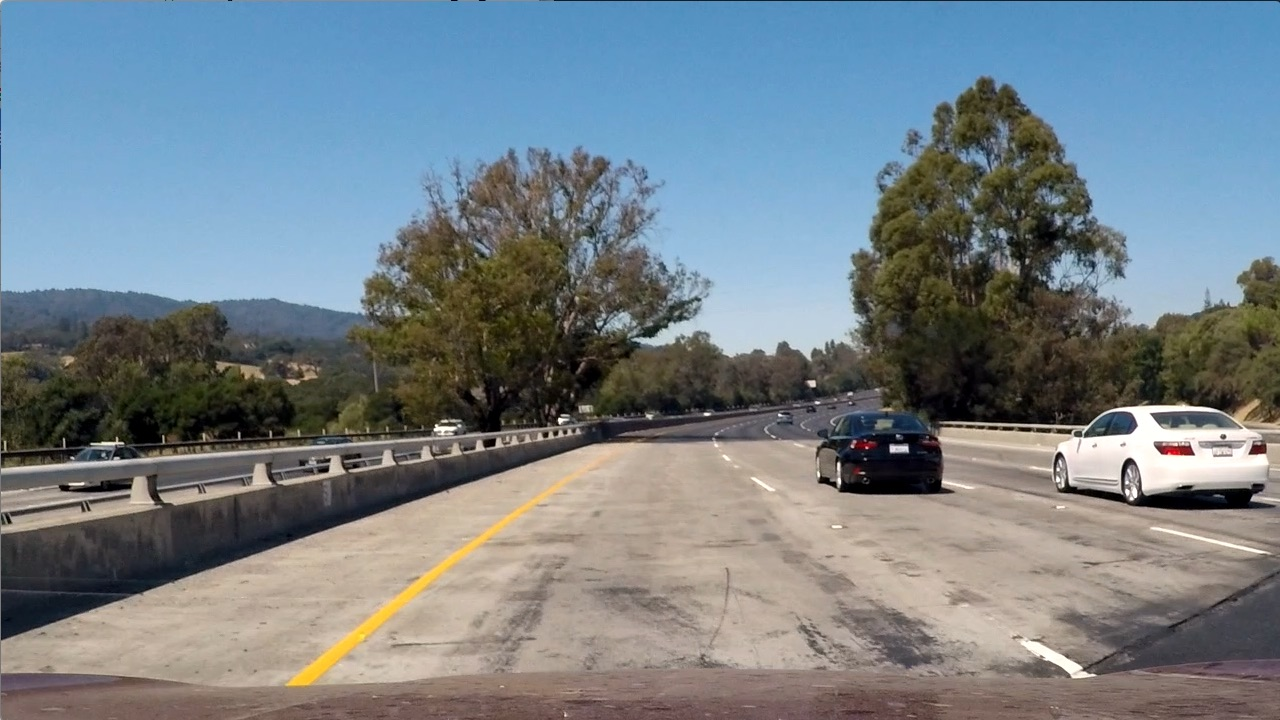
#> input picture test_images/test1.jpg, 1280 x 720 px
$ python combined_thresh.py   (older library calls are emulated)
#> lines starting #> are read from the running program, lines starting #| are printed output that depends on the picture; after the words box and inside, x2 and y2 are one past the last pixel; in counts of white or black regions, pixels touching at a corner belong together
#> (reads calibrate_camera.p from the repository)
#> further down, img is the input picture: shape (720, 1280, 3); mean R, G, B 117.5, 128.7, 135.5
import numpy as np
import cv2
import matplotlib.pyplot as plt
import matplotlib.image as mpimg
import pickle


def abs_sobel_thresh(img, orient='x', thresh_min=20, thresh_max=100):
	"""
	Takes an image, gradient orientation, and threshold min/max values
	"""
	# Convert to grayscale
	if img.shape.__len__() == 3:
		# Convert to grayscale转换为灰度
		gray = cv2.cvtColor(img, cv2.COLOR_RGB2GRAY)
	else:
		gray = img
	# Apply x or y gradient with the OpenCV Sobel() function
	# and take the absolute value
	if orient == 'x':
		abs_sobel = np.absolute(cv2.Sobel(gray, cv2.CV_64F, 1, 0))
	if orient == 'y':
		abs_sobel = np.absolute(cv2.Sobel(gray, cv2.CV_64F, 0, 1))
	# Rescale back to 8 bit integer
	scaled_sobel = np.uint8(255*abs_sobel/np.max(abs_sobel))
	# Create a copy and apply the threshold
	binary_output = np.zeros_like(scaled_sobel)
	# Here I'm using inclusive (>=, <=) thresholds, but exclusive is ok too
	binary_output[(scaled_sobel >= thresh_min) & (scaled_sobel <= thresh_max)] = 1

	# Return the result
	return binary_output

def mag_thresh(img, sobel_kernel=3, mag_thresh=(30, 100)):
	"""
	Return the magnitude of the gradient
	for a given sobel kernel size and threshold values
	"""
	# Convert to grayscale
	if img.shape.__len__() == 3:
		# Convert to grayscale转换为灰度
		gray = cv2.cvtColor(img, cv2.COLOR_RGB2GRAY)
	else:
		gray = img
	# Take both Sobel x and y gradients
	sobelx = cv2.Sobel(gray, cv2.CV_64F, 1, 0, ksize=sobel_kernel)
	sobely = cv2.Sobel(gray, cv2.CV_64F, 0, 1, ksize=sobel_kernel)
	# Calculate the gradient magnitude
	gradmag = np.sqrt(sobelx**2 + sobely**2)
	# Rescale to 8 bit
	scale_factor = np.max(gradmag)/255
	gradmag = (gradmag/scale_factor).astype(np.uint8)
	# Create a binary image of ones where threshold is met, zeros otherwise
	binary_output = np.zeros_like(gradmag)
	binary_output[(gradmag >= mag_thresh[0]) & (gradmag <= mag_thresh[1])] = 1

	# Return the binary image
	return binary_output


def dir_threshold(img, sobel_kernel=3, thresh=(0, np.pi/2)):
	"""
	Return the direction of the gradient
	for a given sobel kernel size and threshold values
	"""
	# Convert to grayscale
	if img.shape.__len__() == 3:
		# Convert to grayscale转换为灰度
		gray = cv2.cvtColor(img, cv2.COLOR_RGB2GRAY)
	else:
		gray = img
	# Calculate the x and y gradients
	sobelx = cv2.Sobel(gray, cv2.CV_64F, 1, 0, ksize=sobel_kernel)
	sobely = cv2.Sobel(gray, cv2.CV_64F, 0, 1, ksize=sobel_kernel)
	# Take the absolute value of the gradient direction,
	# apply a threshold, and create a binary image result
	absgraddir = np.arctan2(np.absolute(sobely), np.absolute(sobelx))
	binary_output =  np.zeros_like(absgraddir)
	binary_output[(absgraddir >= thresh[0]) & (absgraddir <= thresh[1])] = 1

	# Return the binary image
	return binary_output


def hls_thresh(img, thresh=(70, 255)):
	"""
	Convert RGB to HLS and threshold to binary image using S channel
	"""
	hls = cv2.cvtColor(img, cv2.COLOR_RGB2HLS)
	s_channel = hls[:,:,2]
	binary_output = np.zeros_like(s_channel)
	binary_output[(s_channel > thresh[0]) & (s_channel <= thresh[1])] = 1
	return binary_output

# 在HSV空间下进行白色和黄色的筛选
def hls_thresh2(image):
    converted = cv2.cvtColor(image, cv2.COLOR_RGB2HLS)
    H, V, S = cv2.split(converted)
    # cv2.imshow('H', H)
    # cv2.imshow('S', S)
    # cv2.imshow('V', V)
    # white color mask
    lower = np.uint8([0, 200, 0])
    upper = np.uint8([50, 255, 255])
    white_mask = cv2.inRange(converted, lower, upper)
    # yellow color mask
    lower1 = np.uint8([10,  0, 90])
    upper1 = np.uint8([30, 255, 255])
    yellow_mask = cv2.inRange(converted, lower1, upper1)
    # combine the mask
    mask = cv2.bitwise_or(white_mask, yellow_mask)
    binary_output = np.zeros_like(white_mask)
    binary_output[mask>0] = 1
    # [30 lines of commented-out code are left out]
    return binary_output


def combined_thresh(img):
	blur = cv2.bilateralFilter(img, 9, 75, 75)
	img = cv2.GaussianBlur(blur, (5, 5), 0)
	converted = cv2.cvtColor(img, cv2.COLOR_RGB2HLS)
#> converted: shape (720, 1280, 3); mean of channels 0, 1, 2 59.3, 127.9, 71.4
	imgH, imgV, imgS = cv2.split(converted)
	abs_bin_V = abs_sobel_thresh(imgV, orient='x', thresh_min=50, thresh_max=255)
#> abs_bin_V: shape (720, 1280); values 0 (black) and 1 (white), 1.3% white; 664 white regions (497 under 20 px), largest, box (x1, y1, x2, y2) and area: (1139, 460, 1154, 507) 344, (1152, 460, 1170, 507) 272, (937, 435, 949, 491) 245
	abs_bin_S = abs_sobel_thresh(imgS, orient='x', thresh_min=20, thresh_max=255)
#> abs_bin_S: shape (720, 1280); values 0 (black) and 1 (white), 1.7% white; 750 white regions (599 under 20 px), largest, box (x1, y1, x2, y2) and area: (265, 493, 540, 701) 1685, (290, 504, 538, 700) 1606, (1034, 651, 1105, 693) 536
	mag_bin = mag_thresh(imgS, sobel_kernel=3, mag_thresh=(25, 255))
#> in mag_thresh, `sobelx = cv2.Sobel(gray, cv2.CV_64F, 1, 0, ksize=sobel_kernel)`:
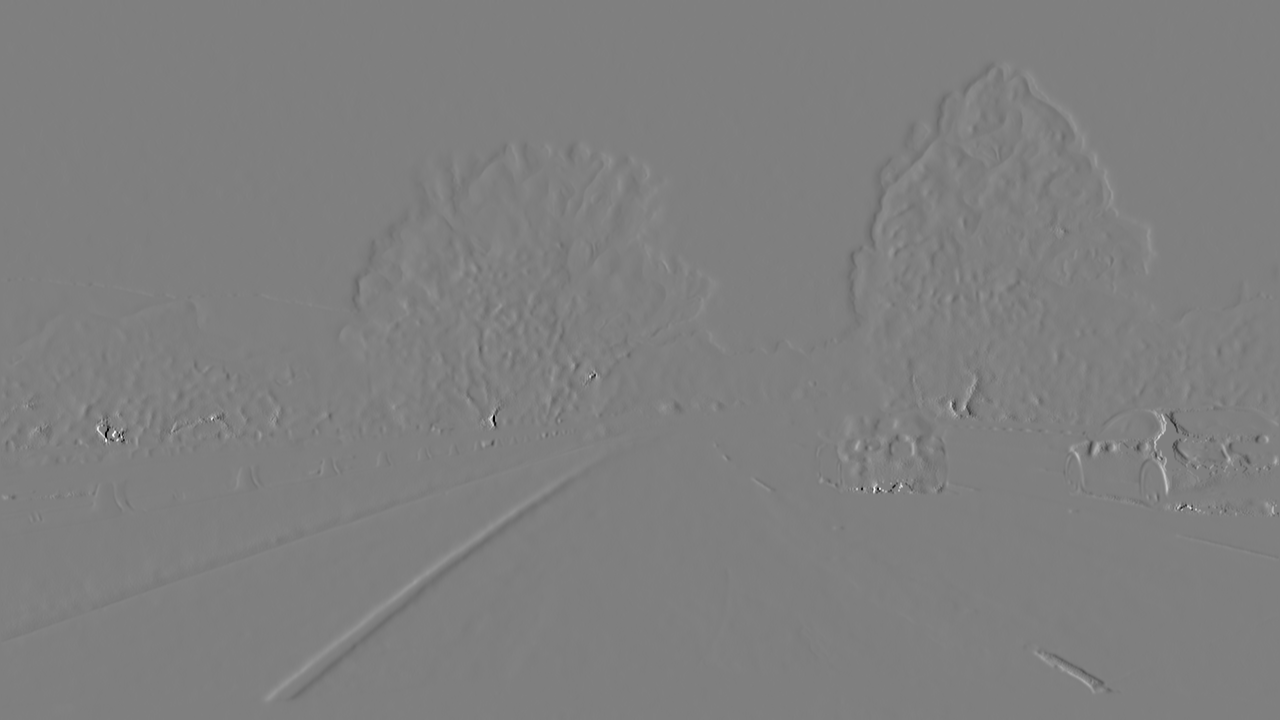
#> sobelx: shape (720, 1280) float64; min -1020, max 1020, mean 0; drawn with min black and max white
#> in mag_thresh, `scale_factor = np.max(gradmag)/255`: scale_factor = 4.47
#> mag_bin: shape (720, 1280); values 0 (black) and 1 (white), 2.6% white; 486 white regions (351 under 20 px), largest, box (x1, y1, x2, y2) and area: (1067, 405, 1280, 496) 5144, (266, 475, 575, 703) 4234, (1166, 497, 1280, 518) 1245
	dir_bin = dir_threshold(imgS, sobel_kernel=15, thresh=(0.7, 1.3))
#> in dir_threshold, `absgraddir = np.arctan2(np.absolute(sobely), np.absolute(sobelx))`:
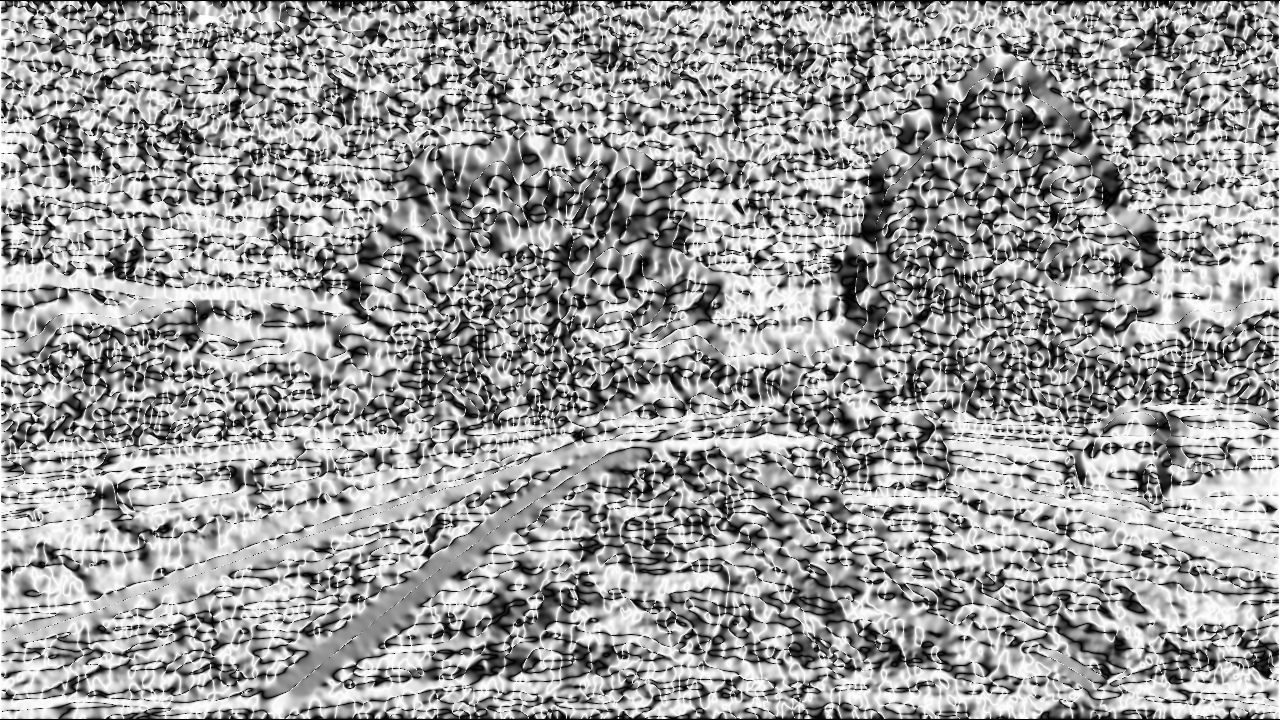
#> absgraddir: shape (720, 1280) float64; min 0, max 1.57, mean 0.954; drawn with min black and max white
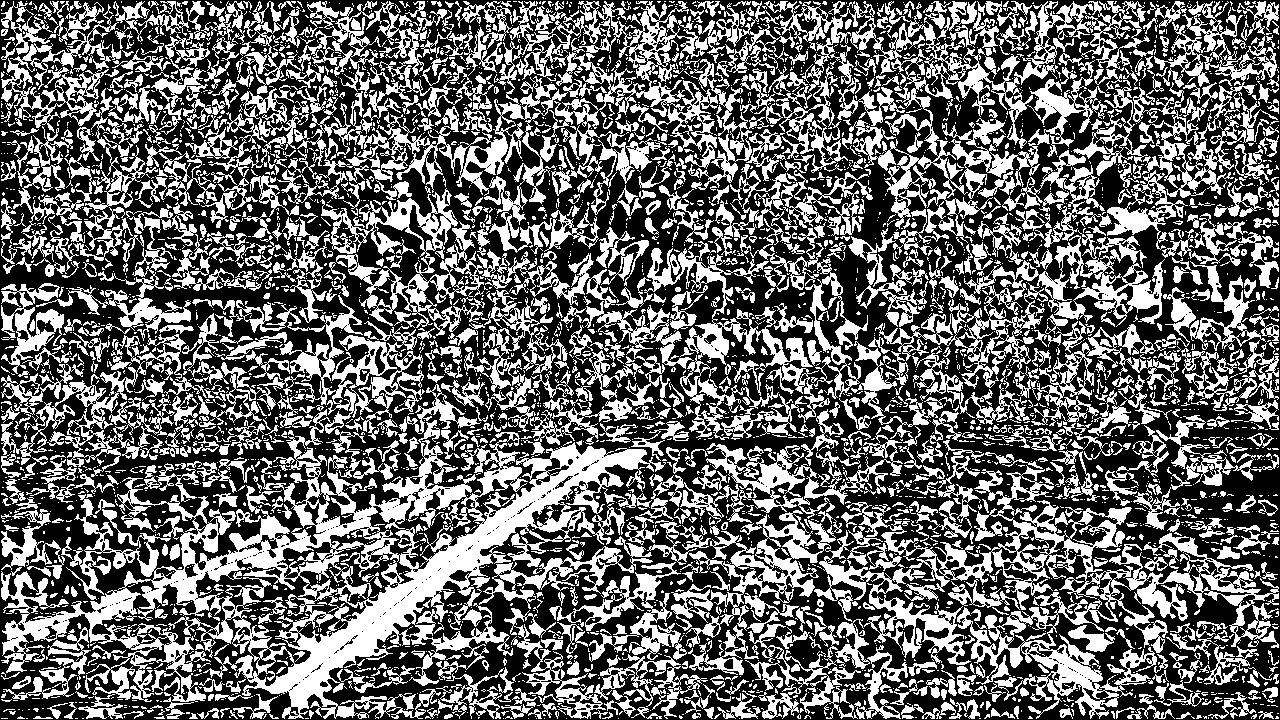
#> dir_bin: shape (720, 1280) float64; values 0 (black) and 1 (white), 40.6% white; 4031 white regions (2904 under 20 px), largest, box (x1, y1, x2, y2) and area: (1, 295, 666, 719) 58812, (686, 465, 1279, 719) 30200, (277, 1, 795, 225) 20704
	# hls_bin = hls_thresh(img, thresh=(90, 255))
	hls_bin = hls_thresh2(img)
#> in hls_thresh2, `white_mask = cv2.inRange(converted, lower, upper)`: white_mask: shape (720, 1280); 1.3% white; 26 white regions (17 under 20 px), largest, box (x1, y1, x2, y2) and area: (1043, 406, 1280, 496) 9901, (1033, 648, 1117, 694) 908, (1178, 535, 1280, 561) 400
#> in hls_thresh2, `yellow_mask = cv2.inRange(converted, lower1, upper1)`: yellow_mask: shape (720, 1280); 3.9% white; 150 white regions (84 under 20 px), largest, box (x1, y1, x2, y2) and area: (359, 240, 557, 425) 12769, (266, 446, 625, 702) 7572, (1094, 407, 1280, 493) 5269
#> in hls_thresh2, `mask = cv2.bitwise_or(white_mask, yellow_mask)`: mask: shape (720, 1280); 4.4% white; 160 white regions (92 under 20 px), largest, box (x1, y1, x2, y2) and area: (359, 240, 557, 425) 12769, (1043, 406, 1280, 496) 9901, (266, 446, 625, 702) 7572

	combined = np.zeros_like(abs_bin_V)
	combined_abs_bin = np.zeros_like(abs_bin_V)
	combined_abs_bin[(abs_bin_S == 1) | abs_bin_V == 1 ] = 1
	combined[(((abs_bin_S == 1) & mag_bin == 1) | abs_bin_V == 1) | hls_bin== 1] = 1

	# [22 lines of commented-out code are left out]
	return combined, combined_abs_bin, mag_bin, dir_bin, hls_bin  # DEBUG


if __name__ == '__main__':
	#img_file = 'test_images/straight_lines1.jpg'
	img_file = 'test_images/test1.jpg'

	with open('calibrate_camera.p', 'rb') as f:
		save_dict = pickle.load(f)
	mtx = save_dict['mtx']
	dist = save_dict['dist']

	img = mpimg.imread(img_file)
	img = cv2.undistort(img, mtx, dist, None, mtx)

	combined, abs_bin_V, abs_bin_S, dir_bin, hls_bin = combined_thresh(img)
#> combined: shape (720, 1280); values 0 (black) and 1 (white), 6.2% white; 939 white regions (699 under 20 px), largest, box (x1, y1, x2, y2) and area: (359, 240, 557, 425) 12836, (1043, 403, 1280, 507) 11517, (266, 446, 625, 702) 7608
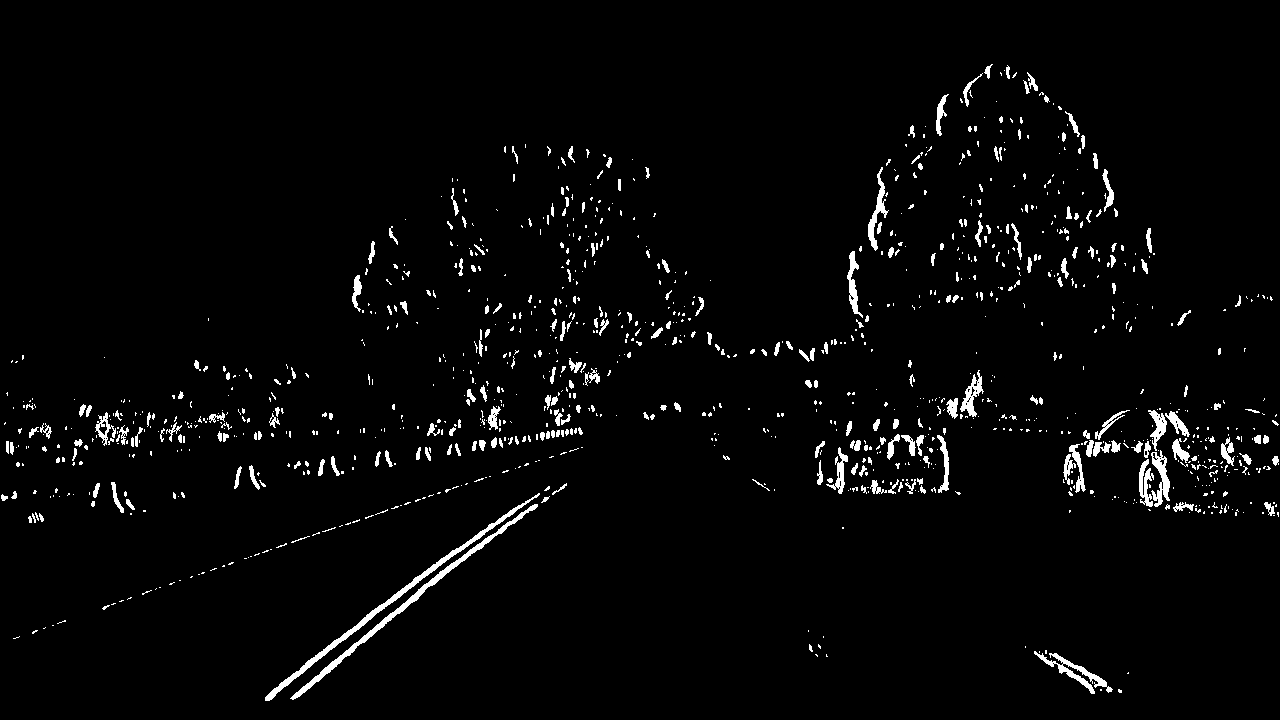
#> abs_bin_V: shape (720, 1280); values 0 (black) and 1 (white), 2.8% white; 1142 white regions (880 under 20 px), largest, box (x1, y1, x2, y2) and area: (265, 493, 540, 701) 1685, (290, 504, 538, 700) 1606, (1034, 651, 1113, 694) 715

	plt.subplot(2, 3, 1)
	plt.imshow(abs_bin_V, cmap='gray', vmin=0, vmax=1)
	plt.title('abs_bin_V')
	plt.subplot(2, 3, 2)
	plt.imshow(abs_bin_S, cmap='gray', vmin=0, vmax=1)
	plt.title('abs_bin_S')
	plt.subplot(2, 3, 3)
	plt.imshow(dir_bin, cmap='gray', vmin=0, vmax=1)
	plt.title('dir_bin')
	plt.subplot(2, 3, 4)
	plt.imshow(hls_bin, cmap='gray', vmin=0, vmax=1)
	plt.title('hls_bin')
	plt.subplot(2, 3, 5)
	plt.imshow(img)
	plt.title('img')
	plt.subplot(2, 3, 6)
	plt.imshow(combined, cmap='gray', vmin=0, vmax=1)
	plt.title('combined')

	plt.tight_layout()
	plt.show()
